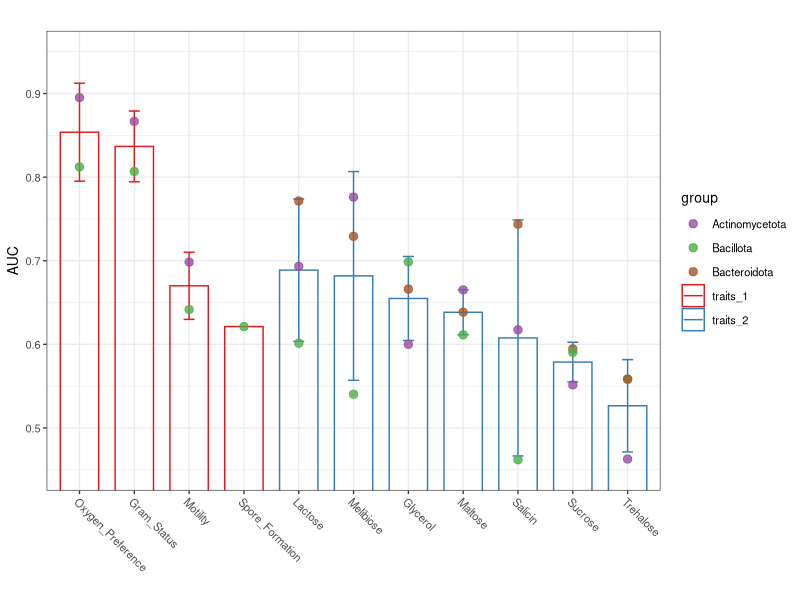
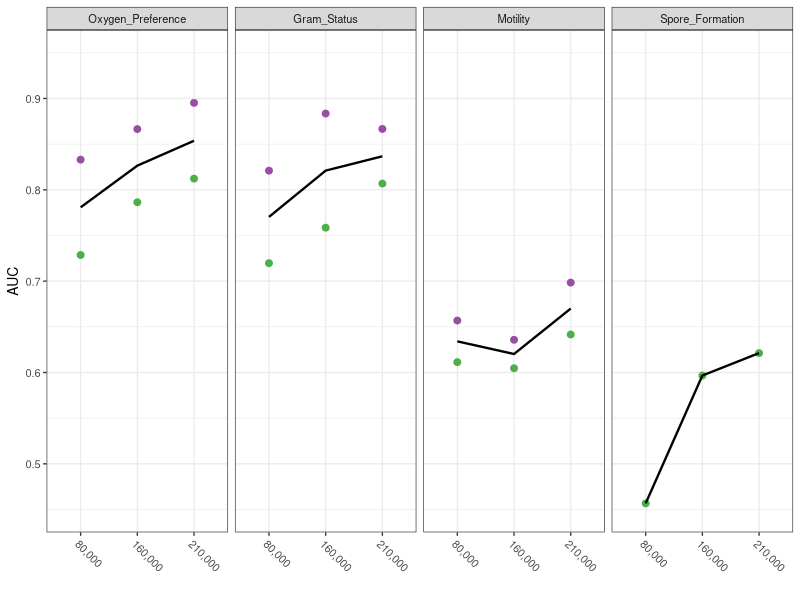

R code for these plots, in order:
library(tidyverse)
library(reshape2)
library(RColorBrewer)
library(ggpubr)

brewer.pal(9, c("Set1"))
c("#E41A1C", "#377EB8", "#4DAF4A", "#984EA3", "#FF7F00", "#FFFF33", "#A65628","#F781BF", "#999999")

df_1 <- read.csv("Data/auc_res.csv") %>%
    filter(datasize == "210,000") %>% filter(group == "times_1")
df_1 <- df_1[, c("auc", "traits_type", "tax")]
colnames(df_1) <- c("AUC", "traits", "tax")
df_1$group <- "traits_1"
df_2 <- read.csv("Data/predict_metabolics_res.csv") %>%
    arrange(desc(AUC))
df_2$group <- "traits_2"

df <- rbind(df_1, df_2)
df$traits <- factor(df$traits, levels = c("Oxygen_Preference", "Gram_Status", "Motility", 
                                          "Spore_Formation", "Lactose", "Melibiose", "Glycerol", 
                                          "Maltose", "Salicin", "Sucrose", "Trehalose"))
df_summary <- df %>%
    group_by(traits, group) %>% 
    summarise(
        AUC_mean = mean(AUC),
        AUC_sd = sd(AUC),
        .groups = "drop" 
    )
p_1 <- ggplot() +
    geom_col(
        data = df_summary,
        aes(x = traits, y = AUC_mean, color = group), 
        alpha = 0, width = 0.7,
        position = position_dodge(width = 0)
    ) +
    geom_errorbar(
        data = df_summary,
        aes(x = traits, ymin = AUC_mean - AUC_sd, ymax = AUC_mean + AUC_sd, color = group),
        width = 0.2,
        position = position_dodge(width = 0.9)
    ) +
    geom_point(
        data = df, aes(x = traits, y = AUC, color = tax),
        size = 2.5,
        alpha = 0.8) +
    coord_cartesian(ylim = c(0.45, 0.95)) +
    scale_color_manual(values = c("traits_1"="#E41A1C", "traits_2"="#377EB8", 
                                  "Bacillota"="#4DAF4A", "Actinomycetota"="#984EA3", "Bacteroidota"="#A65628")) +
    labs(x = "", y = "AUC", title = "") +
    theme_bw(base_size = 10) +
    theme(
        plot.title = element_text(hjust = 0.5),
        axis.text.x = element_text(angle = -45, hjust = 0, vjust = 1))

### pretrain data size
auc_res <- read.csv("Data/auc_res.csv")
auc_res <- auc_res %>% group_by(traits_type, tax, datasize) %>%
    summarise(AUC = mean(auc))
auc_summary <- auc_res %>% group_by(traits_type, datasize) %>%
    summarise(AUC_mean = mean(AUC))
auc_res <- merge(auc_res, auc_summary, by=c("traits_type", "datasize"))
auc_res$datasize <- factor(auc_res$datasize, levels = c("10,000", "20,000", "40,000", "80,000", "160,000", "210,000"))
auc_res <- auc_res %>% filter(datasize %in% c("80,000", "160,000", "210,000"))
auc_res$traits_type <- factor(auc_res$traits_type, levels = c("Oxygen_Preference", "Gram_Status", "Motility", "Spore_Formation"))

p_2 <- auc_res %>% ggplot(aes(x=datasize, y = AUC)) +
    geom_point(aes(color=tax), size=2) +
    geom_line(aes(group=1, y=AUC_mean), size=0.8) +
    labs(x = "", y = "AUC", color="")+
    facet_wrap(~traits_type, nrow = 1) +
    theme_bw(base_size = 10) +
    coord_cartesian(ylim = c(0.45, 0.95)) +
    scale_color_manual(values = c("Bacillota"="#4DAF4A", "Actinomycetota"="#984EA3", "Bacteroidota"="#A65628")) +
    theme(legend.position = "none") +
    theme(
        plot.title = element_text(hjust = 0.5),
        axis.text.x = element_text(angle = -45, hjust = 0))

